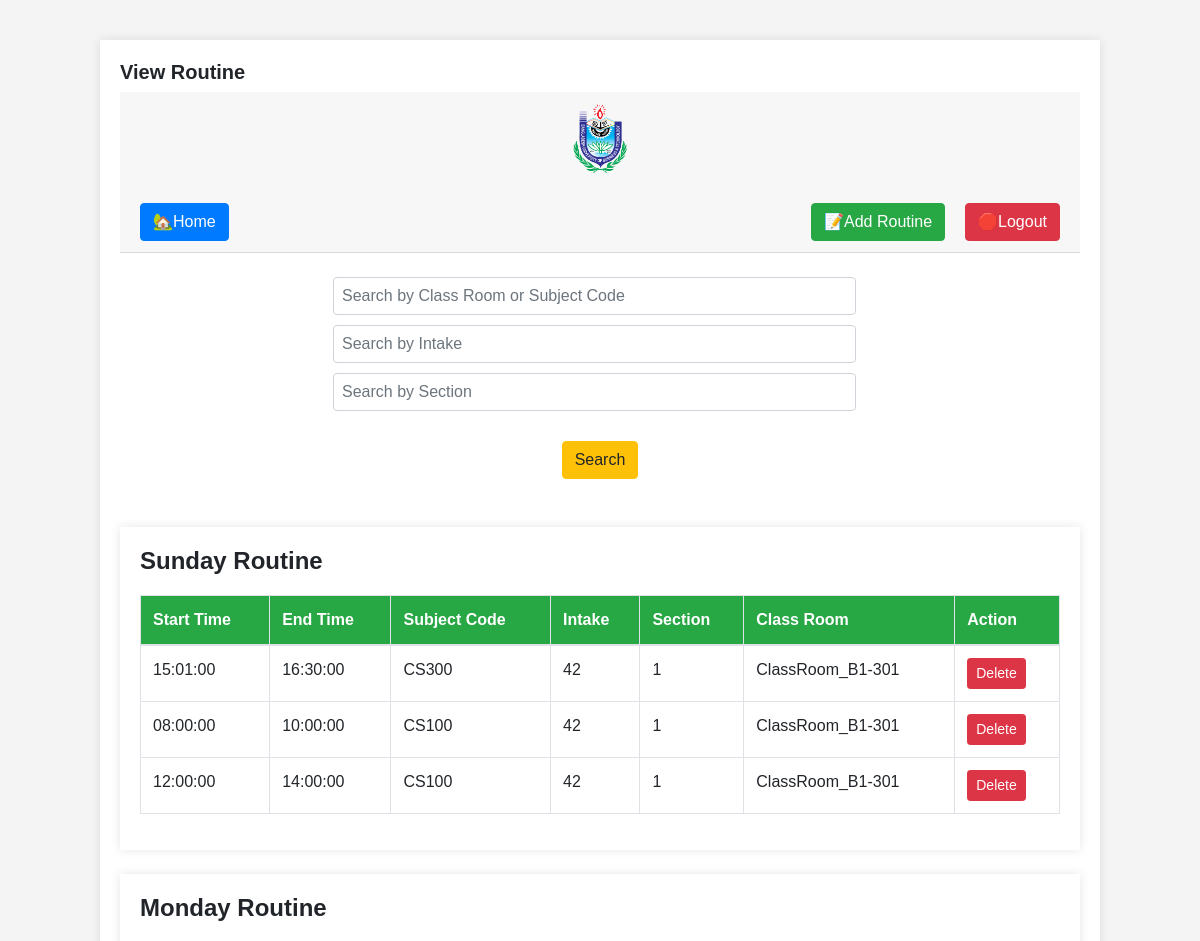
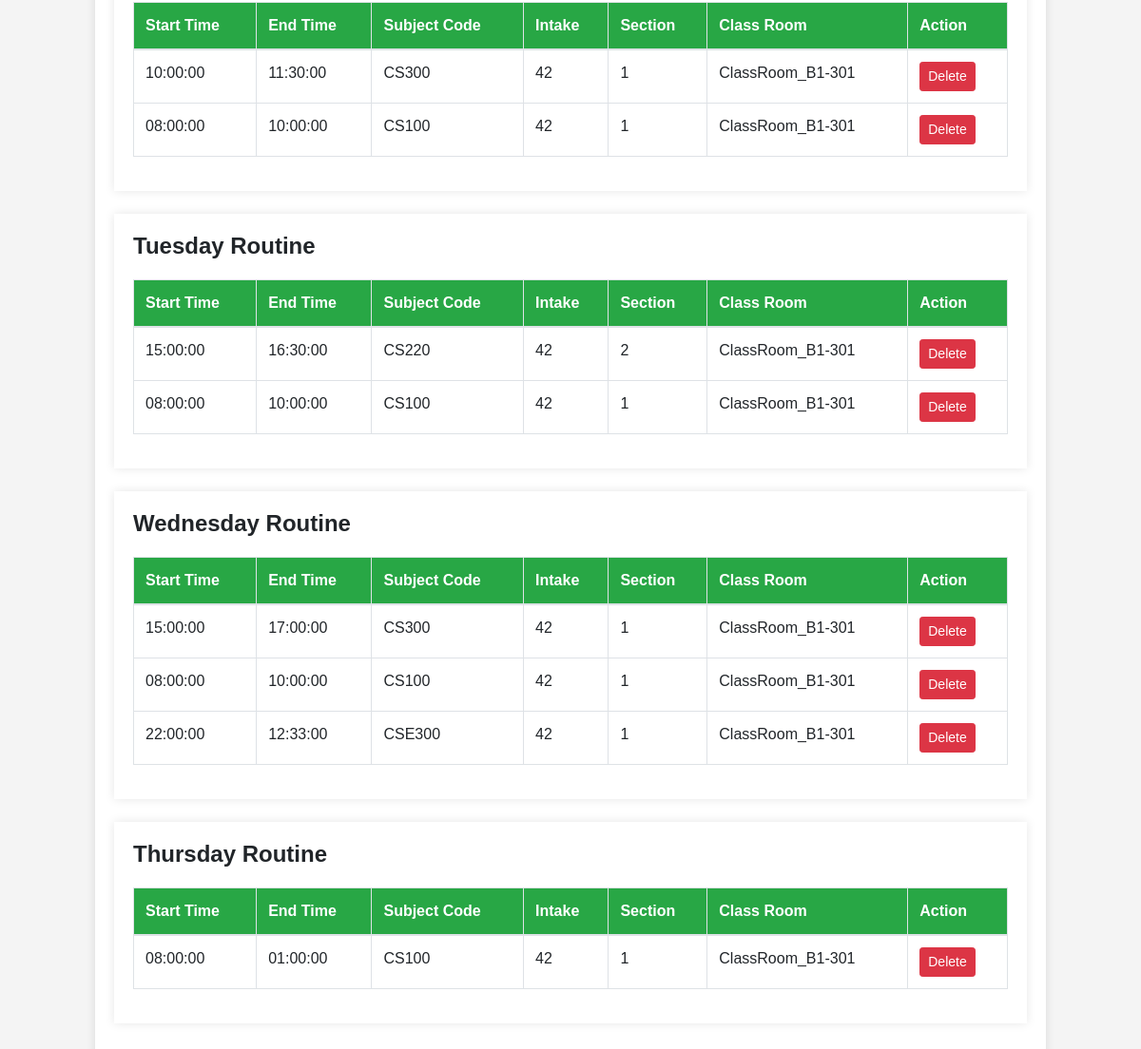
/view-routine.php, run on the app's committed database (2 pictures, top to bottom).
### tables this page shows
CREATE TABLE `routine` (
  `id` int(11) NOT NULL,
  `c_code` text NOT NULL,
  `scanner` text NOT NULL,
  `stTime` time NOT NULL,
  `endTime` time NOT NULL,
  `day` text NOT NULL,
  `intake` text NOT NULL,
  `sec` text NOT NULL
);

### view-routine.php (the view, shortened to what this page needs)
<?php
require 'dbcon.php';
$days = array("Sunday", "Monday", "Tuesday", "Wednesday", "Thursday");
$searchValue = "";
$searchIntake = "";
$searchSection = "";
?>
<!DOCTYPE html>
<html lang="en">
<head>
    <link rel="stylesheet" href="https://stackpath.bootstrapcdn.com/bootstrap/4.5.2/css/bootstrap.min.css">
</head>
<body>
    <div class="container custom-container">
    <h5 class="text-left"><b>View Routine</b></h5>
                    <div class="card-header">
                        <h4>
                            <center>
                                <img src="bubt.png" alt="BUBT Logo" style="height: 70px; margin-right: 0px;">
                            </center>
                            <br>
                            <a href="homepage.php" class="btn btn-primary float-left">🏡Home</a>
                            <a href="index.php" class="btn btn-danger float-right">🛑Logout</a>
                            <a style="margin-right:20px" href="routine1.php" class="btn btn-success float-right">📝Add Routine</a>
                        <br>
                        </h4>
                    </div>
                    <br>
        <div class="custom-search-container">
            <br>
            <form method="post" action="<?php echo htmlspecialchars($_SERVER["PHP_SELF"]); ?>" class="form-inline">
                <input type="text" id="searchInput" name="search" class="form-control mr-4" placeholder="Search by Class Room or Subject Code"
                    value="<?php echo $searchValue; ?>">
                <input type="text" id="searchIntake" name="intake" class="form-control mr-4" placeholder="Search by Intake"
                    value="<?php echo $searchIntake; ?>">
                <input type="text" id="searchSection" name="section" class="form-control mr-4" placeholder="Search by Section"
                    value="<?php echo $searchSection; ?>">
            </form>
        </div>
        <div><center><button type="submit" id="searchButton" class="btn btn-warning">Search</button></center><br></div>
        <?php
        foreach ($days as $day) {
            $sql = "SELECT id, stTime, endTime, c_code, intake, sec, scanner FROM routine WHERE day = '$day' AND (c_code LIKE '%$searchValue%' OR scanner LIKE '%$searchValue%') AND (intake LIKE '%$searchIntake%' AND sec LIKE '%$searchSection%')";
            $result = $con->query($sql);
            if ($result->num_rows > 0) {
                ?>
                <div class="container mt-4">
                    <h4><b><?= $day ?> Routine</b></h4>
                    <table class="table table-bordered table-hover">
                        <thead>
                            <tr>
                                <th>Start Time</th>
                                <th>End Time</th>
                                <th>Subject Code</th>
                                <th>Intake</th>
                                <th>Section</th>
                                <th>Class Room</th>
                                <th>Action</th>
                            </tr>
                        </thead>
                        <tbody>
                            <?php
                            while ($row = $result->fetch_assoc()) {
                                echo "<tr>
                                    <td>{$row['stTime']}</td>
                                    <td>{$row['endTime']}</td>
                                    <td>{$row['c_code']}</td>
                                    <td>{$row['intake']}</td>
                                    <td>{$row['sec']}</td>
                                    <td>{$row['scanner']}</td>
                                    <td>
                                        <form action='delete-routine.php' method='post' style='display:inline;'>
                                            <input type='hidden' name='routineId' value='{$row['id']}'>
                                            <button type='submit' class='btn btn-danger btn-sm'>Delete</button>
                                        </form>
                                    </td>
                                </tr>";
                            }
                            ?>
                        </tbody>
                    </table>
                </div>
            <?php
            } else {
                echo "<div class='container mt-4'><p>No routine available for $day.</p></div>";
            }
        }
        ?>
    </div>
</body>
</html>

### view-routine.php (style rules this page uses)
body { font-family: 'Arial', sans-serif; background-color: #f4f4f4; margin: 0; padding: 0; }
.container { max-width: 1000px; margin: 20px auto; background-color: #fff; padding: 20px; box-shadow: 0 0 10px rgba(0, 0, 0, 0.1); }
table { width: 100%; border-collapse: collapse; margin-top: 20px; }
th, td { border: 1px solid #ddd; padding: 12px; text-align: left; }
th { background-color: #28a745; color: white; }
#searchInput, #searchIntake, #searchSection { width: 70%; padding: 8px; box-sizing: border-box; margin-bottom: 10px; }
.custom-container { margin-top: 40px; }
.custom-search-container { display: flex; justify-content: space-between; margin-bottom: 20px; }

### data on the page
routine: stTime "15:01:00", endTime "16:30:00", c_code "CS300", intake "42", sec "1", scanner "ClassRoom_B1-301"
routine: stTime "08:00:00", endTime "10:00:00", c_code "CS100", intake "42", sec "1", scanner "ClassRoom_B1-301"
routine: stTime "12:00:00", endTime "14:00:00", c_code "CS100", intake "42", sec "1", scanner "ClassRoom_B1-301"
routine: stTime "10:00:00", endTime "11:30:00", c_code "CS300", intake "42", sec "1", scanner "ClassRoom_B1-301"
routine: stTime "08:00:00", endTime "10:00:00", c_code "CS100", intake "42", sec "1", scanner "ClassRoom_B1-301"
routine: stTime "15:00:00", endTime "16:30:00", c_code "CS220", intake "42", sec "2", scanner "ClassRoom_B1-301"
routine: stTime "08:00:00", endTime "10:00:00", c_code "CS100", intake "42", sec "1", scanner "ClassRoom_B1-301"
routine: stTime "15:00:00", endTime "17:00:00", c_code "CS300", intake "42", sec "1", scanner "ClassRoom_B1-301"
routine: stTime "08:00:00", endTime "10:00:00", c_code "CS100", intake "42", sec "1", scanner "ClassRoom_B1-301"
routine: stTime "22:00:00", endTime "12:33:00", c_code "CSE300", intake "42", sec "1", scanner "ClassRoom_B1-301"
routine: stTime "08:00:00", endTime "01:00:00", c_code "CS100", intake "42", sec "1", scanner "ClassRoom_B1-301"

### other printed values
$day "Sunday"
$day "Monday"
$day "Tuesday"
$day "Wednesday"
$day "Thursday"
